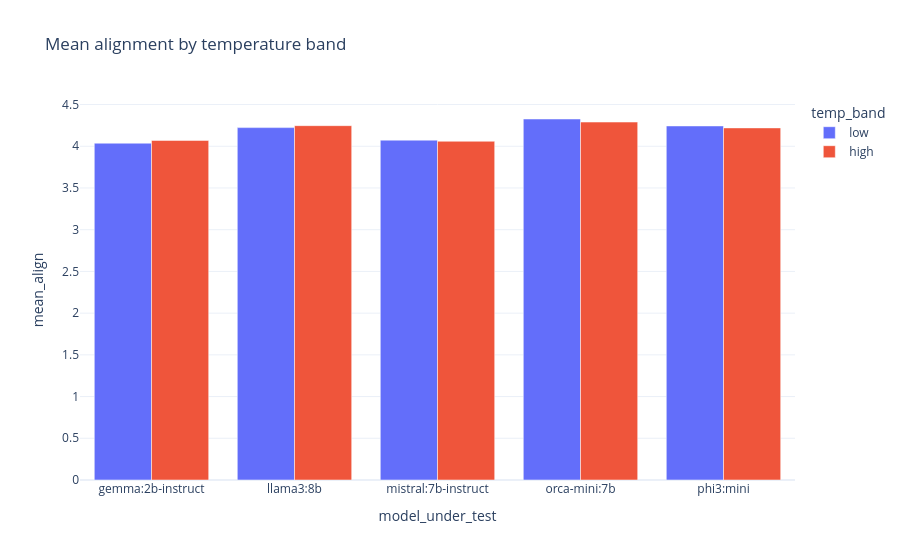

This figure's notebook cell:
### Code cell
import plotly.express as px
fig = px.bar(df_lowhigh, x='model_under_test', y='mean_align', color='temp_band',
             barmode='group', category_orders={'temp_band':['low','high']},
             title='Mean alignment by temperature band')
fig.update_layout(template='plotly_white'); fig.show()

fig2 = px.bar(df_lowhigh, x='model_under_test', y='on_topic_rate', color='temp_band',
              barmode='group', category_orders={'temp_band':['low','high']},
              title='On-topic rate by temperature band')
fig2.update_layout(template='plotly_white', yaxis_tickformat='.0%'); fig2.show()

### Figure 1 — Plotly figure (JSON) as saved in the notebook; plotly's stock layout.template omitted (floating-point values rounded to 4 significant figures)
{"data": [{"alignmentgroup": "True", "hovertemplate": "temp_band=low<br>model_under_test=%{x}<br>mean_align=%{y}<extra></extra>", "legendgroup": "low", "marker": {"color": "#636efa", "pattern": {"shape": ""}}, "name": "low", "offsetgroup": "low", "orientation": "v", "showlegend": true, "textposition": "auto", "type": "bar", "x": ["gemma:2b-instruct", "llama3:8b", "mistral:7b-instruct", "orca-mini:7b", "phi3:mini"], "xaxis": "x", "y": [4.037, 4.223, 4.073, 4.327, 4.243], "yaxis": "y"}, {"alignmentgroup": "True", "hovertemplate": "temp_band=high<br>model_under_test=%{x}<br>mean_align=%{y}<extra></extra>", "legendgroup": "high", "marker": {"color": "#EF553B", "pattern": {"shape": ""}}, "name": "high", "offsetgroup": "high", "orientation": "v", "showlegend": true, "textposition": "auto", "type": "bar", "x": ["gemma:2b-instruct", "llama3:8b", "mistral:7b-instruct", "orca-mini:7b", "phi3:mini"], "xaxis": "x", "y": [4.07, 4.247, 4.06, 4.29, 4.22], "yaxis": "y"}], "layout": {"barmode": "group", "legend": {"title": {"text": "temp_band"}, "tracegroupgap": 0}, "title": {"text": "Mean alignment by temperature band"}, "xaxis": {"anchor": "y", "domain": [0, 1], "title": {"text": "model_under_test"}}, "yaxis": {"anchor": "x", "domain": [0, 1], "title": {"text": "mean_align"}}}}
